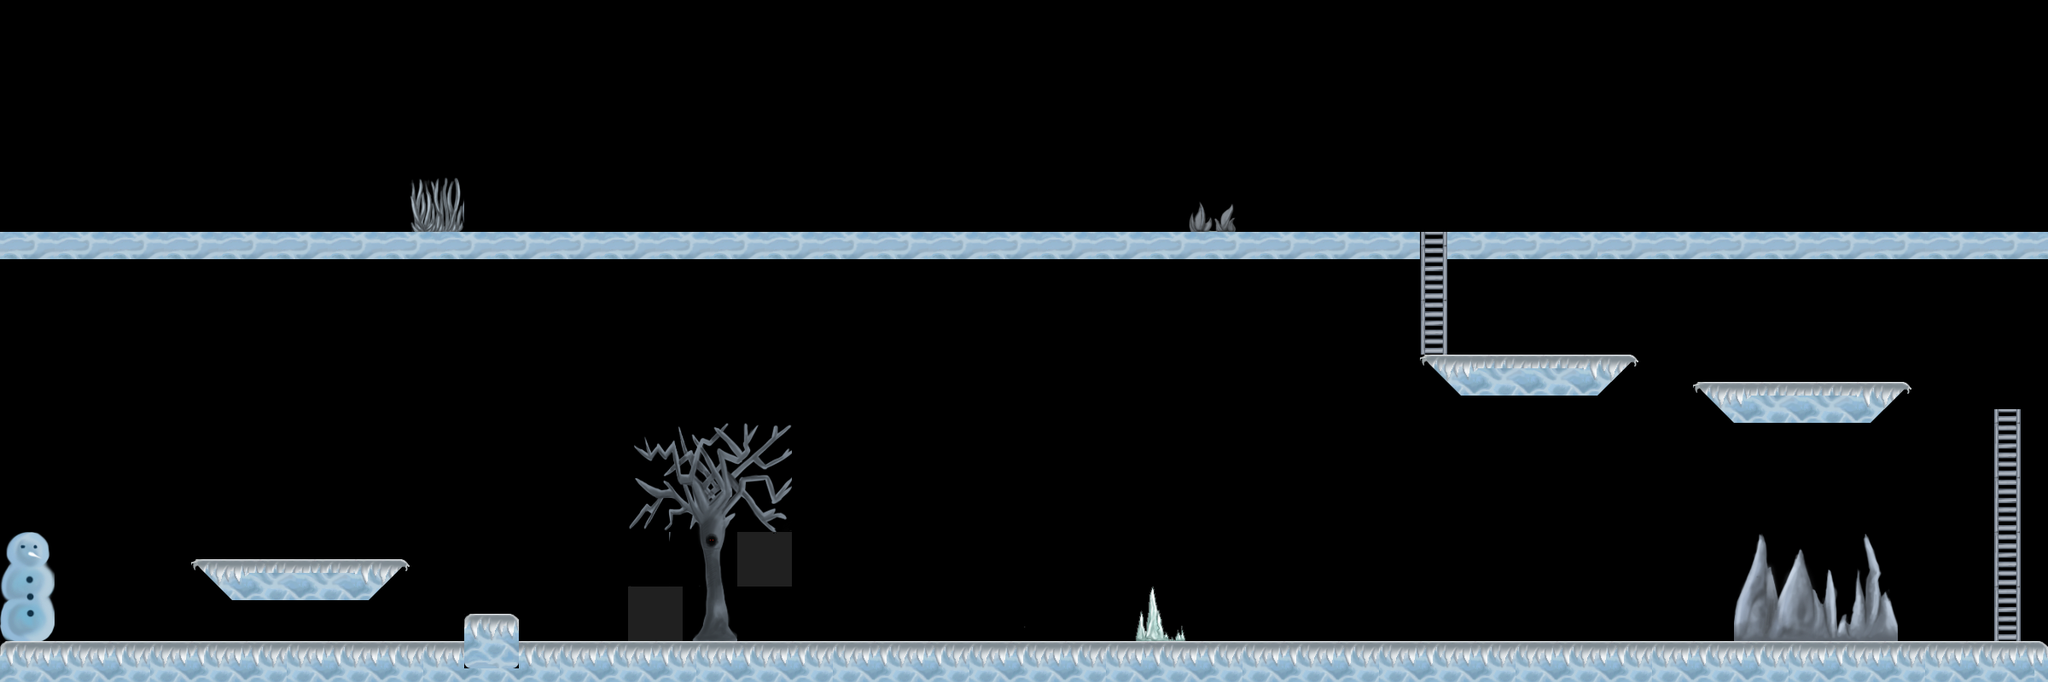

This is a level from a 2D game, rendered from its Tiled map with the project's own tilesets. A one-line summary and the map file follow, with tile-layer data summarised:
An orthogonal 150x50 tile map with 16x16 px tiles, 1 tile layer (Tile Layer 1).

<map version="1.0" tiledversion="1.1.4" orientation="orthogonal" renderorder="right-down" width="150" height="50" tilewidth="16" tileheight="16" infinite="0" nextobjectid="14">
 <tileset firstgid="1" source="SnowStage.tsx" />
 <layer name="Tile Layer 1" width="150" height="50">
  <data>[7500 cells, 1304 non-empty, 480 distinct tile ids]</data>
 </layer>
</map>
